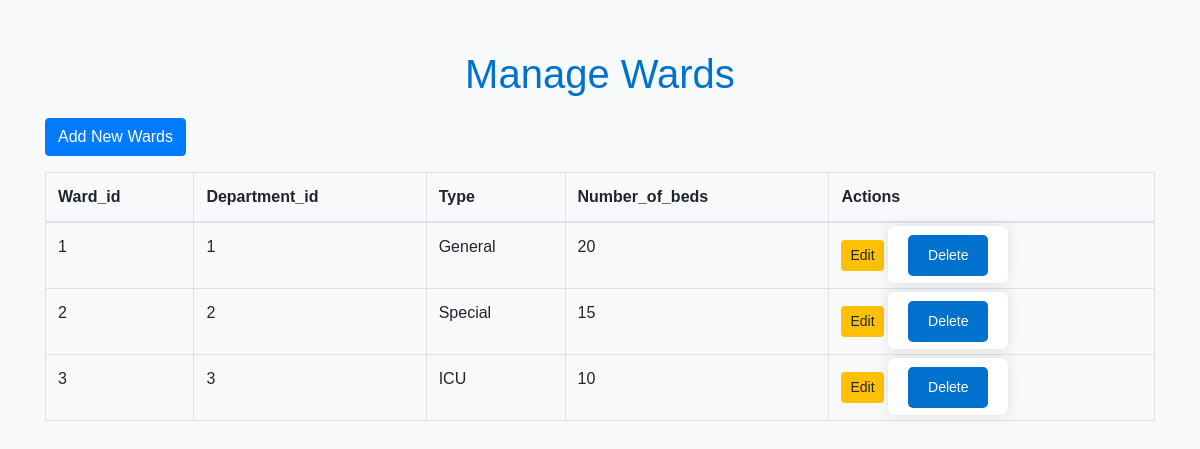
Screenshot of /manage.php?entity=wards (signed in) with the database file from the repository.
### tables this page shows
CREATE TABLE `wards` (
  `ward_id` int(11) NOT NULL,
  `department_id` int(11) DEFAULT NULL,
  `type` varchar(50) DEFAULT NULL,
  `number_of_beds` int(11) DEFAULT NULL
);

### manage.php (the view, shortened to what this page needs)
<?php
$host = 'localhost';
$db = 'hospital_management_system';
$user = 'root';
$pass = '';
$entity = $_GET['entity'] ?? 'doctors';
try {
    $pdo = new PDO("mysql:host=$host;dbname=$db", $user, $pass);
    $pdo->setAttribute(PDO::ATTR_ERRMODE, PDO::ERRMODE_EXCEPTION);
    $columns = [];
    $results = [];
    $stmt = $pdo->query("SHOW KEYS FROM `$entity` WHERE Key_name = 'PRIMARY'");
    $primaryKey = $stmt->fetch(PDO::FETCH_ASSOC)['Column_name'];
    $stmt = $pdo->query("SELECT * FROM `$entity`");
    $results = $stmt->fetchAll(PDO::FETCH_ASSOC);
    if ($results) {
        $columns = array_keys($results[0]);
    }
} catch (PDOException $e) {
    echo "Database Error: " . $e->getMessage();
} catch (Exception $e) {
    echo "Error: " . $e->getMessage();
}
?>
<!DOCTYPE html>
<html lang="en">
<head>
    <link href="https://stackpath.bootstrapcdn.com/bootstrap/4.5.2/css/bootstrap.min.css" rel="stylesheet">
    <link href="styles.css" rel="stylesheet">
</head>
<body>
    <div class="container">
        <h1>Manage <?= htmlspecialchars(ucfirst($entity)) ?></h1>
        <a href="form.php?entity=<?= htmlspecialchars($entity) ?>" class="btn btn-primary">Add New <?= htmlspecialchars(ucfirst($entity)) ?></a>
        <table class="table table-bordered mt-3">
            <thead>
                <tr>
                    <?php if ($columns): ?>
                        <?php foreach ($columns as $column): ?>
                            <th><?= htmlspecialchars(ucfirst($column)) ?></th>
                        <?php endforeach; ?>
                        <th>Actions</th>
                    <?php endif; ?>
                </tr>
            </thead>
            <tbody>
                <?php if ($results): ?>
                    <?php foreach ($results as $row): ?>
                        <tr>
                            <?php foreach ($row as $value): ?>
                                <td><?= htmlspecialchars($value) ?></td>
                            <?php endforeach; ?>
                            <td>
                                <a href="form.php?entity=<?= htmlspecialchars($entity) ?>&id=<?= htmlspecialchars($row[$primaryKey]) ?>" class="btn btn-sm btn-warning">Edit</a>
                                <form action="manage.php?entity=<?= htmlspecialchars($entity) ?>" method="post" style="display:inline;">
                                    <button type="submit" class="btn btn-sm btn-danger" onclick="return confirm('Are you sure you want to delete this item?');">Delete</button>
                                </form>
                            </td>
                        </tr>
                    <?php endforeach; ?>
                <?php else: ?>
                    <tr>
                        <td colspan="<?= count($columns) + 1 ?>">No records found.</td>
                    </tr>
                <?php endif; ?>
            </tbody>
        </table>
    </div>
</body>
</html>

### styles.css (style rules this page uses)
body { font-family: Arial, sans-serif; background-color: #f8f9fa; color: #343a40; margin: 0; padding: 0; }
h1 { color: #0072ce; margin-bottom: 20px; text-align: center; font-size: 2.5rem; }
.container { margin-top: 50px; }
form { background: #ffffff; padding: 20px; border-radius: 8px; box-shadow: 0 0 15px rgba(0, 0, 0, 0.1); }
input[type="submit"], button[type="submit"] { background-color: #0072ce; color: #fff; padding: 10px 20px; border: none; border-radius: 5px; cursor: pointer; transition: background-color 0.3s; }
a { color: #0072ce; text-decoration: none; }

### rows the page displays
wards: value "1", type "General", number_of_beds "20"
wards: value "2", type "Special", number_of_beds "15"
wards: value "3", type "ICU", number_of_beds "10"

### other values shown
$entity "Wards"
$column "Ward_id"
$column "Department_id"
$column "Type"
$column "Number_of_beds"
